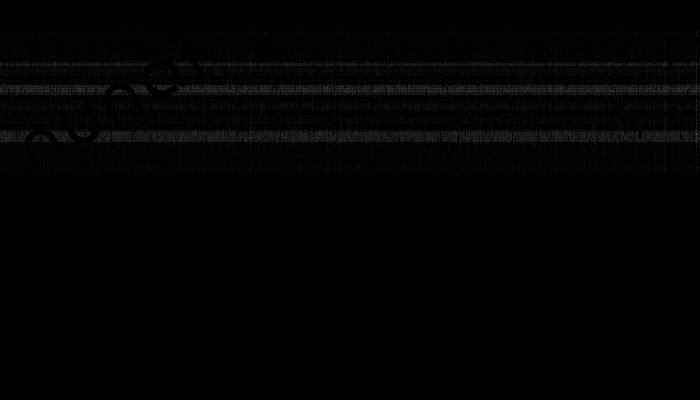
#> input picture e3.png, 1400 x 800 px (shown at 1/2 size); its folder holds 4 pictures in this run; the run also reads 4 pictures not shown here
$ python rotate.py . out 3   (older library calls are emulated)
#> lines starting #> are read from the running program, lines starting #| are printed output that depends on the picture
### image_augmentation.py
# -*- coding: utf-8 -*-

import numpy as np
import cv2

'''

https://www.cnblogs.com/shizhengwen/p/8719062.html

定义裁剪函数，四个参数分别是：
左上角横坐标x0
左上角纵坐标y0
裁剪宽度w
裁剪高度h
'''
crop_image = lambda img, x0, y0, w, h: img[y0:y0+h, x0:x0+w]

'''
随机裁剪
area_ratio为裁剪画面占原画面的比例
hw_vari是扰动占原高宽比的比例范围
'''
def random_crop(img, area_ratio, hw_vari):
    h, w = img.shape[:2]
    hw_delta = np.random.uniform(-hw_vari, hw_vari)
    hw_mult = 1 + hw_delta

    # 下标进行裁剪，宽高必须是正整数
    w_crop = int(round(w*np.sqrt(area_ratio*hw_mult)))

    # 裁剪宽度不可超过原图可裁剪宽度
    if w_crop > w:
        w_crop = w

    h_crop = int(round(h*np.sqrt(area_ratio/hw_mult)))
    if h_crop > h:
        h_crop = h

    # 随机生成左上角的位置
    x0 = np.random.randint(0, w-w_crop+1)
    y0 = np.random.randint(0, h-h_crop+1)

    return crop_image(img, x0, y0, w_crop, h_crop)

'''
定义旋转函数：
angle是逆时针旋转的角度
crop是个布尔值，表明是否要裁剪去除黑边
'''
def rotate_image(img, angle, crop):
    h, w = img.shape[:2]

    # 旋转角度的周期是360°
    angle %= 360

    # 用OpenCV内置函数计算仿射矩阵
    M_rotate = cv2.getRotationMatrix2D((w/2, h/2), angle, 1)

    # 得到旋转后的图像
    img_rotated = cv2.warpAffine(img, M_rotate, (w, h))

    # 如果需要裁剪去除黑边
    if crop:
        # 对于裁剪角度的等效周期是180°
        angle_crop = angle % 180

        # 并且关于90°对称
        if angle_crop > 90:
            angle_crop = 180 - angle_crop

        # 转化角度为弧度
        theta = angle_crop * np.pi / 180.0

        # 计算高宽比
        hw_ratio = float(h) / float(w)

        # 计算裁剪边长系数的分子项
        tan_theta = np.tan(theta)
        numerator = np.cos(theta) + np.sin(theta) * tan_theta

        # 计算分母项中和宽高比相关的项
        r = hw_ratio if h > w else 1 / hw_ratio

        # 计算分母项
        denominator = r * tan_theta + 1

        # 计算最终的边长系数
        crop_mult = numerator / denominator

        # 得到裁剪区域
        w_crop = int(round(crop_mult*w))
        h_crop = int(round(crop_mult*h))
        x0 = int((w-w_crop)/2)
        y0 = int((h-h_crop)/2)

        img_rotated = crop_image(img_rotated, x0, y0, w_crop, h_crop)

    return img_rotated

'''
随机旋转
angle_vari是旋转角度的范围[-angle_vari, angle_vari)
p_crop是要进行去黑边裁剪的比例
'''
def random_rotate(img, angle_vari, p_crop):
    angle = np.random.uniform(-angle_vari, angle_vari)
    crop = False if np.random.random() > p_crop else True
    return rotate_image(img, angle, crop)

'''
定义hsv变换函数：
hue_delta是色调变化比例
sat_delta是饱和度变化比例
val_delta是明度变化比例
'''
def hsv_transform(img, hue_delta, sat_mult, val_mult):
    img_hsv = cv2.cvtColor(img, cv2.COLOR_BGR2HSV).astype(np.float)
    img_hsv[:, :, 0] = (img_hsv[:, :, 0] + hue_delta) % 180
    img_hsv[:, :, 1] *= sat_mult
    img_hsv[:, :, 2] *= val_mult
    img_hsv[img_hsv > 255] = 255
    return cv2.cvtColor(np.round(img_hsv).astype(np.uint8), cv2.COLOR_HSV2BGR)

'''
随机hsv变换
hue_vari是色调变化比例的范围
sat_vari是饱和度变化比例的范围
val_vari是明度变化比例的范围
'''
def random_hsv_transform(img, hue_vari, sat_vari, val_vari):
    hue_delta = np.random.randint(-hue_vari, hue_vari)
    sat_mult = 1 + np.random.uniform(-sat_vari, sat_vari)
    val_mult = 1 + np.random.uniform(-val_vari, val_vari)
    return hsv_transform(img, hue_delta, sat_mult, val_mult)

'''
定义gamma变换函数：
gamma就是Gamma
'''
def gamma_transform(img, gamma):
    gamma_table = [np.power(x / 255.0, gamma) * 255.0 for x in range(256)]
    gamma_table = np.round(np.array(gamma_table)).astype(np.uint8)
    return cv2.LUT(img, gamma_table)

'''
随机gamma变换
gamma_vari是Gamma变化的范围[1/gamma_vari, gamma_vari)
'''
def random_gamma_transform(img, gamma_vari):
    log_gamma_vari = np.log(gamma_vari)
    alpha = np.random.uniform(-log_gamma_vari, log_gamma_vari)
    gamma = np.exp(alpha)
    return gamma_transform(img, gamma)

### rotate.py
# -*- coding: utf-8 -*-

import numpy as np
import cv2

'''
https://www.cnblogs.com/shizhengwen/p/8719062.html

定义裁剪函数，四个参数分别是：
左上角横坐标x0
左上角纵坐标y0
裁剪宽度w
裁剪高度h
'''
crop_image = lambda img, x0, y0, w, h: img[y0:y0+h, x0:x0+w]

'''
随机裁剪
area_ratio为裁剪画面占原画面的比例
hw_vari是扰动占原高宽比的比例范围
'''
# [21 lines left out: function random_crop, not called in this run]

'''
定义旋转函数：
angle是逆时针旋转的角度
crop是个布尔值，表明是否要裁剪去除黑边
'''
# [49 lines left out: function rotate_image, not called in this run]

'''
随机旋转
angle_vari是旋转角度的范围[-angle_vari, angle_vari)
p_crop是要进行去黑边裁剪的比例
'''
# [4 lines left out: function random_rotate, not called in this run]

'''
定义hsv变换函数：
hue_delta是色调变化比例
sat_delta是饱和度变化比例
val_delta是明度变化比例
'''
# [7 lines left out: function hsv_transform, not called in this run]

'''
随机hsv变换
hue_vari是色调变化比例的范围
sat_vari是饱和度变化比例的范围
val_vari是明度变化比例的范围
'''
# [5 lines left out: function random_hsv_transform, not called in this run]

'''
定义gamma变换函数：
gamma就是Gamma
'''
# [4 lines left out: function gamma_transform, not called in this run]

'''
随机gamma变换
gamma_vari是Gamma变化的范围[1/gamma_vari, gamma_vari)
'''
# [5 lines left out: function random_gamma_transform, not called in this run]


import os
import argparse
import random
import math
from multiprocessing import Process
from multiprocessing import cpu_count

import cv2

# 导入image_augmentation.py为一个可调用模块
import image_augmentation as ia

# 利用Python的argparse模块读取输入输出和各种扰动参数
def parse_args():
    parser = argparse.ArgumentParser(
        description='A Simple Image Data Augmentation Tool',
        formatter_class=argparse.ArgumentDefaultsHelpFormatter)

    parser.add_argument('input_dir',
                        help='Directory containing images')
    parser.add_argument('output_dir',
                        help='Directory for augmented images')
    parser.add_argument('num',
                        help='Number of images to be augmented',
                        type=int)

    parser.add_argument('--num_procs',
                        help='Number of processes for paralleled augmentation',
                        type=int, default=cpu_count())

    parser.add_argument('--p_mirror',
                        help='Ratio to mirror an image',
                        type=float, default=0.5)

    parser.add_argument('--p_crop',
                        help='Ratio to randomly crop an image',
                        type=float, default=1.0)
    parser.add_argument('--crop_size',
                        help='The ratio of cropped image size to original image size, in area',
                        type=float, default=0.8)
    parser.add_argument('--crop_hw_vari',
                        help='Variation of h/w ratio',
                        type=float, default=0.1)

    parser.add_argument('--p_rotate',
                        help='Ratio to randomly rotate an image',
                        type=float, default=1.0)
    parser.add_argument('--p_rotate_crop',
                        help='Ratio to crop out the empty part in a rotated image',
                        type=float, default=1.0)
    parser.add_argument('--rotate_angle_vari',
                        help='Variation range of rotate angle',
                        type=float, default=10.0)

    parser.add_argument('--p_hsv',
                        help='Ratio to randomly change gamma of an image',
                        type=float, default=1.0)
    parser.add_argument('--hue_vari',
                        help='Variation of hue',
                        type=int, default=10)
    parser.add_argument('--sat_vari',
                        help='Variation of saturation',
                        type=float, default=0.1)
    parser.add_argument('--val_vari',
                        help='Variation of value',
                        type=float, default=0.1)

    parser.add_argument('--p_gamma',
                        help='Ratio to randomly change gamma of an image',
                        type=float, default=1.0)
    parser.add_argument('--gamma_vari',
                        help='Variation of gamma',
                        type=float, default=2.0)

    args = parser.parse_args()
    args.input_dir = args.input_dir.rstrip('/')
    args.output_dir = args.output_dir.rstrip('/')

    return args

'''
根据进程数和要增加的目标图片数，
生成每个进程要处理的文件列表和每个文件要增加的数目
'''
def generate_image_list(args):
    # 获取所有文件名和文件总数
    filenames = os.listdir(args.input_dir)
    num_imgs = len(filenames)

    # 计算平均处理的数目并向下取整
    num_ave_aug = int(math.floor(args.num/num_imgs))

    # 剩下的部分不足平均分配到每一个文件，所以做成一个随机幸运列表
    # 对于幸运的文件就多增加一个，凑够指定的数目
    rem = args.num - num_ave_aug*num_imgs
    lucky_seq = [True]*rem + [False]*(num_imgs-rem)
    random.shuffle(lucky_seq)

    # 根据平均分配和幸运表策略，
    # 生成每个文件的全路径和对应要增加的数目并放到一个list里
    img_list = [
        (os.sep.join([args.input_dir, filename]), num_ave_aug+1 if lucky else num_ave_aug)
        for filename, lucky in zip(filenames, lucky_seq)
    ]

    # 文件可能大小不一，处理时间也不一样，
    # 所以随机打乱，尽可能保证处理时间均匀
    random.shuffle(img_list)

    # 生成每个进程的文件列表，
    # 尽可能均匀地划分每个进程要处理的数目
    length = float(num_imgs) / float(args.num_procs)
    indices = [int(round(i * length)) for i in range(args.num_procs + 1)]
    return [img_list[indices[i]:indices[i + 1]] for i in range(args.num_procs)]

# 每个进程内调用图像处理函数进行扰动的函数
def augment_images(filelist, args):
    # 遍历所有列表内的文件
    for filepath, n in filelist:
        img = cv2.imread(filepath)
        filename = filepath.split(os.sep)[-1]
        dot_pos = filename.rfind('.')

        # 获取文件名和后缀名
        imgname = filename[:dot_pos]
        ext = filename[dot_pos:]

        print('Augmenting {} ...'.format(filename))
        for i in range(n):
            img_varied = img.copy()

            # 扰动后文件名的前缀
            varied_imgname = '{}_{:0>3d}_'.format(imgname, i)

            # 按照比例随机对图像进行镜像
            if random.random() < args.p_mirror:
                # 利用numpy.fliplr(img_varied)也能实现
                img_varied = cv2.flip(img_varied, 1)
                varied_imgname += 'm'

            # 按照比例随机对图像进行裁剪
            if random.random() < args.p_crop:
                img_varied = ia.random_crop(
                    img_varied,
                    args.crop_size,
                    args.crop_hw_vari)
                varied_imgname += 'c'

            # 按照比例随机对图像进行旋转
            if random.random() < args.p_rotate:
                img_varied = ia.random_rotate(
                    img_varied,
                    args.rotate_angle_vari,
                    args.p_rotate_crop)
                varied_imgname += 'r'

            # 按照比例随机对图像进行HSV扰动
            if random.random() < args.p_hsv:
                img_varied = ia.random_hsv_transform(
                    img_varied,
                    args.hue_vari,
                    args.sat_vari,
                    args.val_vari)
                varied_imgname += 'h'

            # 按照比例随机对图像进行Gamma扰动
            if random.random() < args.p_gamma:
                img_varied = ia.random_gamma_transform(
                    img_varied,
                    args.gamma_vari)
                varied_imgname += 'g'

            # 生成扰动后的文件名并保存在指定的路径
            output_filepath = os.sep.join([
                args.output_dir,
                '{}{}'.format(varied_imgname, ext)])
            cv2.imwrite(output_filepath, img_varied)

# 主函数
def main():
    # 获取输入输出和变换选项
    args = parse_args()
    params_str = str(args)[10:-1]

    # 如果输出文件夹不存在，则建立文件夹
    if not os.path.exists(args.output_dir):
        os.mkdir(args.output_dir)

    print('Starting image data augmentation for {}\n'
          'with\n{}\n'.format(args.input_dir, params_str))

    # 生成每个进程要处理的列表
    sublists = generate_image_list(args)

    # 创建进程
    processes = [Process(target=augment_images, args=(x, args, )) for x in sublists]

    # 并行多进程处理
    for p in processes:
        p.start()
#> this loop made 2 passes
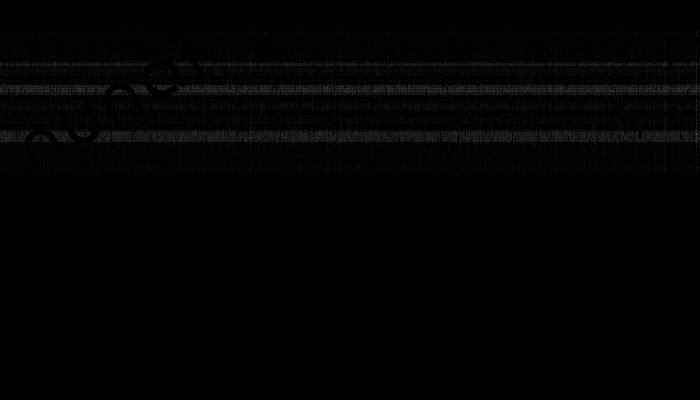
#> input picture e3.png, 1400 x 800 px (shown at 1/2 size)
#> pass 1, in augment_images, `cv2.imwrite(output_filepath, img_varied)`:
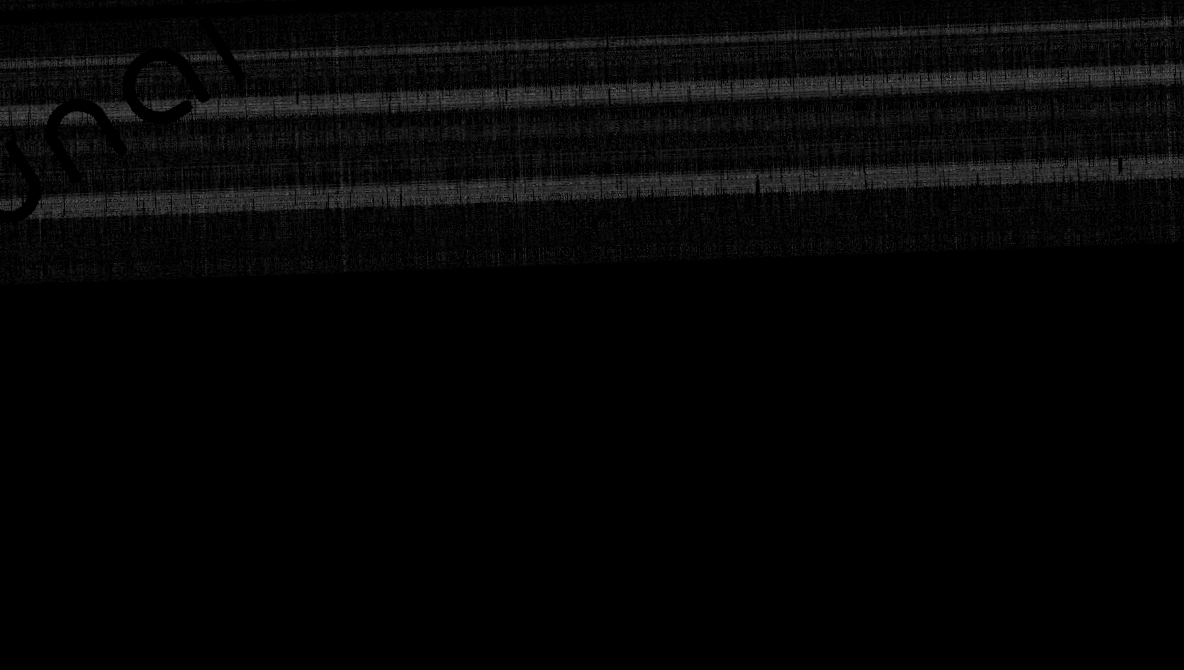
#> saved as e3_000_crhg.png: shape (670, 1184, 3); min 0, max 130, mean 5.4
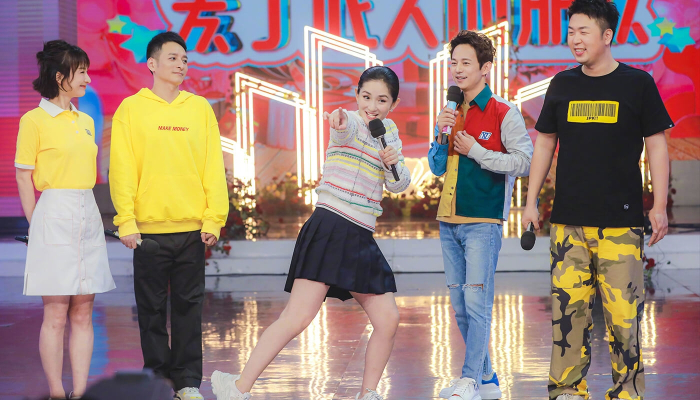
#> input picture 22.jpg, 1400 x 800 px (shown at 1/2 size)
#> pass 2, in augment_images (call 2), `cv2.imwrite(output_filepath, img_varied)`:
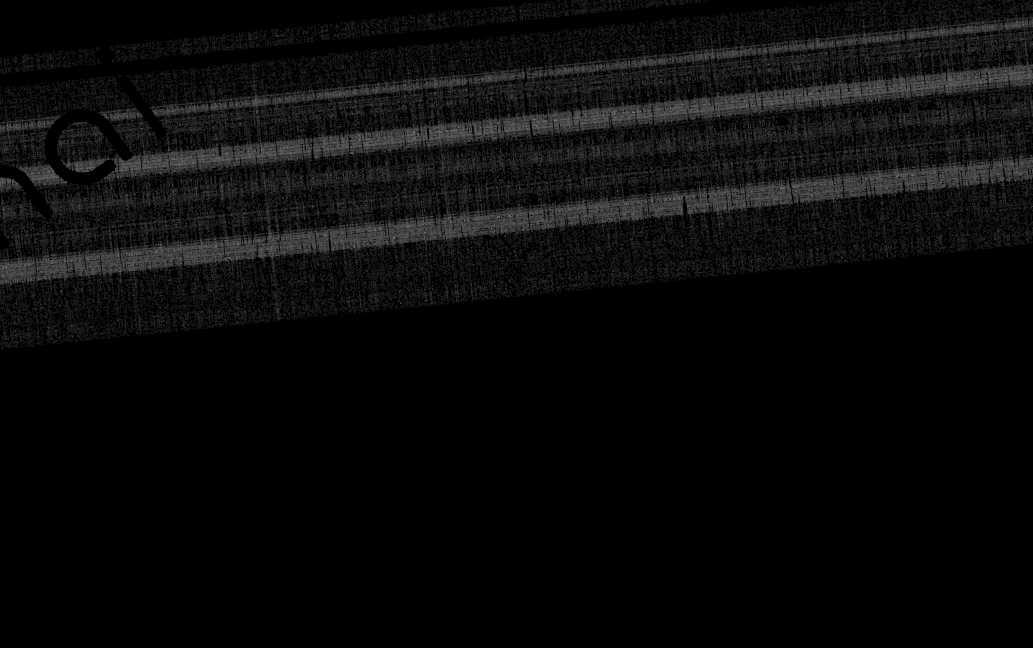
#> saved as eec_000_crhg.png: shape (648, 1033, 3); min 0, max 123, mean 10.3

    for p in processes:
        p.join()

    print('\nDone!')

if __name__ == '__main__':
    main()
